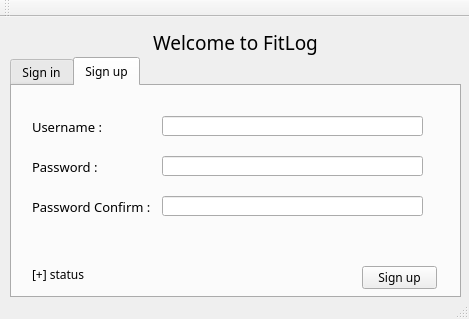
<?xml version="1.0" encoding="UTF-8"?>
<ui version="4.0">
 <class>MainWindow</class>
 <widget class="QMainWindow" name="MainWindow">
  <property name="geometry">
   <rect>
    <x>0</x>
    <y>0</y>
    <width>469</width>
    <height>319</height>
   </rect>
  </property>
  <property name="windowTitle">
   <string>FitLog</string>
  </property>
  <widget class="QWidget" name="centralWidget">
   <widget class="QTabWidget" name="Tab">
    <property name="geometry">
     <rect>
      <x>10</x>
      <y>40</y>
      <width>451</width>
      <height>241</height>
     </rect>
    </property>
    <property name="font">
     <font>
      <family>Prompt</family>
     </font>
    </property>
    <property name="currentIndex">
     <number>1</number>
    </property>
    <widget class="QWidget" name="signin">
     <attribute name="title">
      <string>Sign in</string>
     </attribute>
     <widget class="QPushButton" name="signin_button">
      <property name="geometry">
       <rect>
        <x>350</x>
        <y>180</y>
        <width>75</width>
        <height>23</height>
       </rect>
      </property>
      <property name="text">
       <string>Sign in</string>
      </property>
     </widget>
     <widget class="QLineEdit" name="username_signin">
      <property name="geometry">
       <rect>
        <x>120</x>
        <y>40</y>
        <width>261</width>
        <height>20</height>
       </rect>
      </property>
      <property name="inputMask">
       <string/>
      </property>
      <property name="text">
       <string/>
      </property>
     </widget>
     <widget class="QLabel" name="label_2">
      <property name="geometry">
       <rect>
        <x>20</x>
        <y>40</y>
        <width>71</width>
        <height>21</height>
       </rect>
      </property>
      <property name="font">
       <font>
        <family>Prompt</family>
        <pointsize>10</pointsize>
       </font>
      </property>
      <property name="text">
       <string>Username :</string>
      </property>
     </widget>
     <widget class="QLabel" name="label_3">
      <property name="geometry">
       <rect>
        <x>20</x>
        <y>80</y>
        <width>81</width>
        <height>16</height>
       </rect>
      </property>
      <property name="font">
       <font>
        <pointsize>10</pointsize>
       </font>
      </property>
      <property name="text">
       <string>Password :</string>
      </property>
     </widget>
     <widget class="QLineEdit" name="password_signin">
      <property name="geometry">
       <rect>
        <x>120</x>
        <y>80</y>
        <width>261</width>
        <height>20</height>
       </rect>
      </property>
      <property name="inputMask">
       <string/>
      </property>
      <property name="text">
       <string/>
      </property>
      <property name="echoMode">
       <enum>QLineEdit::Password</enum>
      </property>
      <property name="clearButtonEnabled">
       <bool>false</bool>
      </property>
     </widget>
     <widget class="QLabel" name="signin_label">
      <property name="geometry">
       <rect>
        <x>20</x>
        <y>180</y>
        <width>241</width>
        <height>16</height>
       </rect>
      </property>
      <property name="text">
       <string>TextLabel</string>
      </property>
     </widget>
    </widget>
    <widget class="QWidget" name="singup">
     <attribute name="title">
      <string>Sign up</string>
     </attribute>
     <widget class="QLabel" name="label_4">
      <property name="geometry">
       <rect>
        <x>20</x>
        <y>30</y>
        <width>81</width>
        <height>21</height>
       </rect>
      </property>
      <property name="font">
       <font>
        <pointsize>10</pointsize>
       </font>
      </property>
      <property name="text">
       <string>Username :</string>
      </property>
     </widget>
     <widget class="QLineEdit" name="username_signup">
      <property name="geometry">
       <rect>
        <x>150</x>
        <y>30</y>
        <width>261</width>
        <height>20</height>
       </rect>
      </property>
      <property name="inputMask">
       <string/>
      </property>
      <property name="text">
       <string/>
      </property>
     </widget>
     <widget class="QLabel" name="label_5">
      <property name="geometry">
       <rect>
        <x>20</x>
        <y>70</y>
        <width>81</width>
        <height>21</height>
       </rect>
      </property>
      <property name="font">
       <font>
        <pointsize>10</pointsize>
       </font>
      </property>
      <property name="text">
       <string>Password :</string>
      </property>
     </widget>
     <widget class="QLineEdit" name="password_signup">
      <property name="geometry">
       <rect>
        <x>150</x>
        <y>70</y>
        <width>261</width>
        <height>20</height>
       </rect>
      </property>
      <property name="inputMask">
       <string/>
      </property>
      <property name="text">
       <string/>
      </property>
      <property name="echoMode">
       <enum>QLineEdit::Password</enum>
      </property>
     </widget>
     <widget class="QLabel" name="label_6">
      <property name="geometry">
       <rect>
        <x>20</x>
        <y>110</y>
        <width>121</width>
        <height>21</height>
       </rect>
      </property>
      <property name="font">
       <font>
        <pointsize>10</pointsize>
       </font>
      </property>
      <property name="text">
       <string>Password Confirm :</string>
      </property>
     </widget>
     <widget class="QLineEdit" name="password_signup_2">
      <property name="geometry">
       <rect>
        <x>150</x>
        <y>110</y>
        <width>261</width>
        <height>20</height>
       </rect>
      </property>
      <property name="inputMask">
       <string/>
      </property>
      <property name="text">
       <string/>
      </property>
      <property name="echoMode">
       <enum>QLineEdit::Password</enum>
      </property>
     </widget>
     <widget class="QPushButton" name="signup_button">
      <property name="geometry">
       <rect>
        <x>350</x>
        <y>180</y>
        <width>75</width>
        <height>23</height>
       </rect>
      </property>
      <property name="text">
       <string>Sign up</string>
      </property>
     </widget>
     <widget class="QLabel" name="signup_label">
      <property name="geometry">
       <rect>
        <x>20</x>
        <y>180</y>
        <width>321</width>
        <height>16</height>
       </rect>
      </property>
      <property name="text">
       <string>[+] status</string>
      </property>
     </widget>
    </widget>
   </widget>
   <widget class="QLabel" name="label">
    <property name="geometry">
     <rect>
      <x>110</x>
      <y>10</y>
      <width>251</width>
      <height>31</height>
     </rect>
    </property>
    <property name="font">
     <font>
      <family>Prompt</family>
      <pointsize>14</pointsize>
     </font>
    </property>
    <property name="text">
     <string>Welcome to FitLog</string>
    </property>
    <property name="alignment">
     <set>Qt::AlignCenter</set>
    </property>
   </widget>
  </widget>
  <widget class="QToolBar" name="mainToolBar">
   <attribute name="toolBarArea">
    <enum>TopToolBarArea</enum>
   </attribute>
   <attribute name="toolBarBreak">
    <bool>false</bool>
   </attribute>
  </widget>
  <widget class="QStatusBar" name="statusBar"/>
  <action name="actionCreate_New_Usert">
   <property name="text">
    <string>User</string>
   </property>
  </action>
  <action name="actionFood">
   <property name="text">
    <string>Food</string>
   </property>
  </action>
  <action name="actionCardio">
   <property name="text">
    <string>Cardio</string>
   </property>
  </action>
  <action name="actionWeight_Training">
   <property name="text">
    <string>Weight Training</string>
   </property>
  </action>
 </widget>
 <layoutdefault spacing="6" margin="11"/>
 <resources/>
 <connections/>
</ui>
